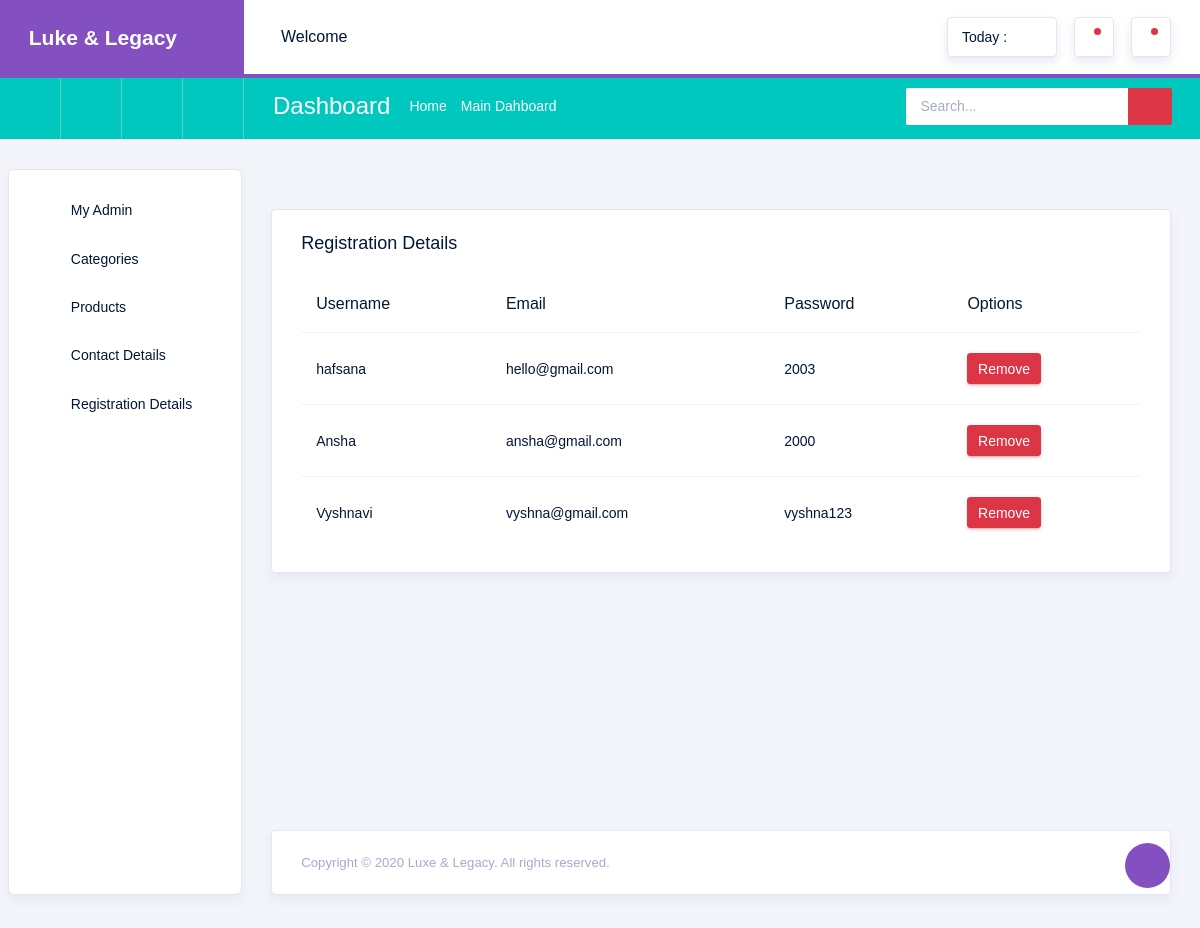
/Textileapp/view_registration/, run on the app's committed database.
### Webapp/models.py (models this page shows)
class RegisterDB(models.Model):
    Username = models.CharField(max_length=50,null=True,blank=True)
    Email = models.EmailField(max_length=50,null=True,blank=True)
    Password1 = models.CharField(max_length=50,null=True,blank=True)
    Password2 = models.CharField(max_length=50,null=True,blank=True)

### Textileapp/views.py (the view)
# urls.py: path('view_registration/', views.view_registration, name="view_registration"),
def view_registration(request):
    data = RegisterDB.objects.all()
    print(data)
    return render(request, "Registration_Details.html", {'data':data})

### Textileapp/templates/Registration_Details.html (shortened to what this page needs)
<!DOCTYPE html>
{% extends 'index.html' %}
{% block content %}
<html lang="en">
<head>
</head>
<body>
    <div class="col-lg-18 grid-margin stretch-card" style="margin-top:40px;">
              <div class="card">
                <div class="card-body">
                  <h4 class="card-title"> Registration Details</h4>
                  <div class="table-responsive">
                    <table class="table table-hover">
                      <thead>
                        <tr>
                          <th>Username</th>
                          <th>Email</th>
                          <th>Password</th>
                          <th>Options</th>
                        </tr>
                      </thead>
                      <tbody>
                           {% for d in data %}
                                <tr>
                                    <td>{{ d.Username }}</td>
                                    <td>{{ d.Email }}</td>
                                    <td>{{ d.Password1 }}</td>
                                    <td>
                                        <a href="{% url 'delete_registration' dr_id=d.id %}" class="btn btn-danger btn-sm btn-icon-text">Remove</a>
                                    </td>
                                </tr>
                           {% endfor %}
                      </tbody>
                    </table>
                  </div>
                </div>
              </div>
            </div>
</body>
</html>
{% endblock %}

### data on the page
RegisterDB: Username "hafsana", Email "hello@gmail.com", Password1 "2003"
RegisterDB: Username "Ansha", Email "ansha@gmail.com", Password1 "2000"
RegisterDB: Username "Vyshnavi", Email "vyshna@gmail.com", Password1 "vyshna123"
